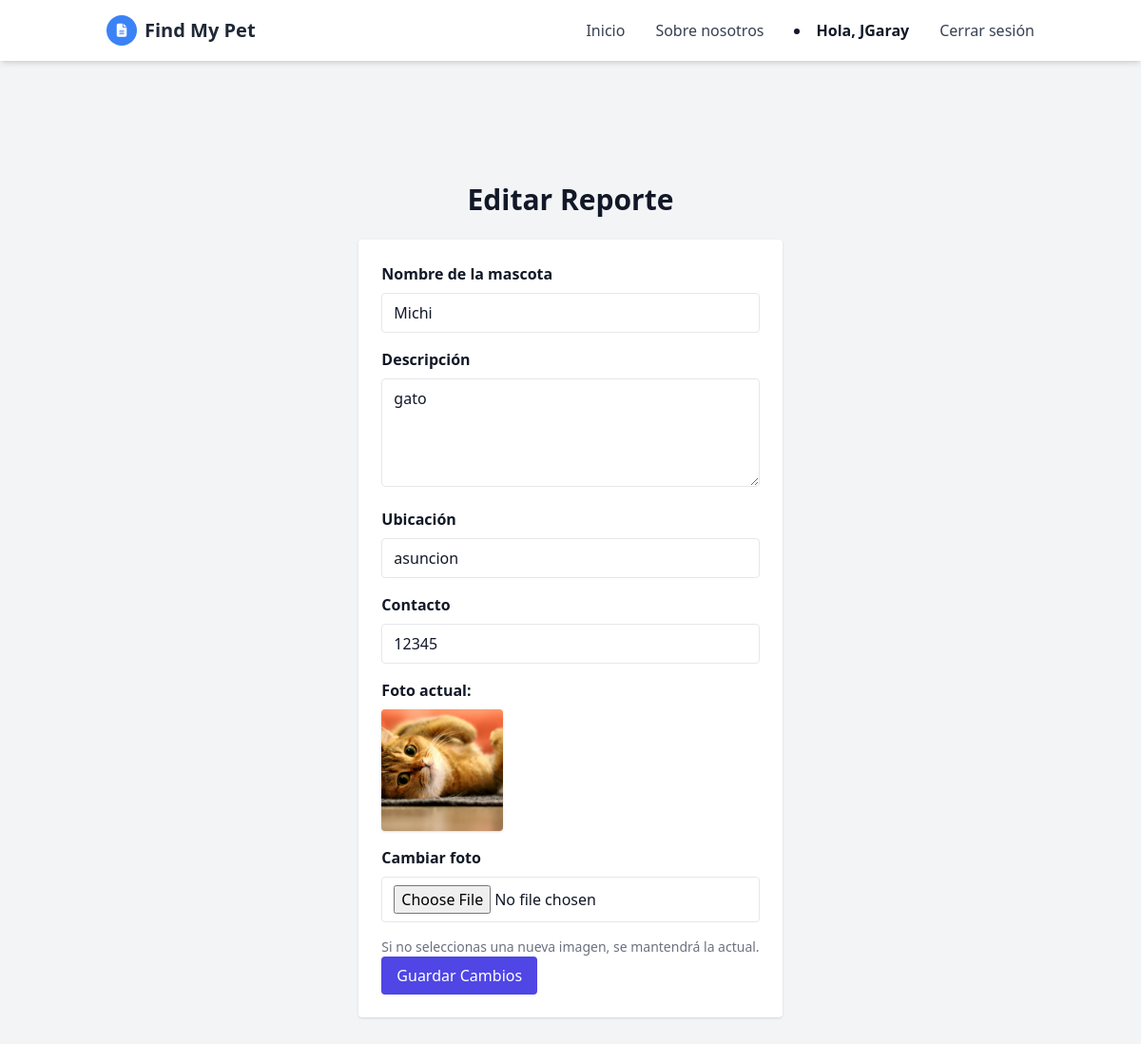
The page /editar/1 (signed in) on the database its author committed.
### app.py (models this page shows)
class Mascotas(db.Model):
    id = db.Column(db.Integer, primary_key=True)  # ID único
    nombre_animal = db.Column(db.String(100), nullable=False)  # Nombre de la mascota
    descripcion_animal = db.Column(db.Text, nullable=True)  # Descripción opcional
    ubicacion_animal = db.Column(db.Text, nullable=True)  # Ubicación donde se perdió
    contacto_animal = db.Column(db.String(20), nullable=True)  # Contacto del dueño
    foto_animal = db.Column(db.String(100), nullable=True)  # Nombre de archivo de la foto
    estado_animal = db.Column(db.String(20), default="pendiente")  # Estado: pendiente, aprobado, rechazado
    motivo_rechazo = db.Column(db.Text, nullable=True)  # Solo si fue rechazado
    aprobado = db.Column(db.Boolean, default=False)  # Flag de aprobación admin
    user_id = db.Column(db.Integer, db.ForeignKey('usuario.id'), nullable=False)  # Relación con usuario

### app.py (the view, shortened to what this page needs)
@app.route("/editar/<int:id>", methods=["GET", "POST"])
def editar_reporte(id):
    if not session.get("user_id"):
        return redirect(url_for("login"))
    reporte = Mascotas.query.get_or_404(id)
    if reporte.user_id != session["user_id"]:
        return "No autorizado", 403
    return render_template("editar_reporte.html", reporte=reporte)

### templates/editar_reporte.html (shortened to what this page needs)
<!DOCTYPE html>
<html lang="es">
<head>
    <script src="https://cdn.tailwindcss.com"></script>
    <script src="https://cdn.tailwindcss.com"></script>
    <link rel="stylesheet" href="https://cdnjs.cloudflare.com/ajax/libs/font-awesome/6.4.0/css/all.min.css">
</head>
<body class="bg-gray-50 text-gray-900 font-sans">
    <header class="bg-white shadow-md sticky top-0 z-50">
        <nav class="container mx-auto px-6 py-4">
            <div class="flex justify-between items-center">
                <body class="bg-gray-100">
                <div class="flex items-center space-x-2">
                    <div class="w-8 h-8 bg-primary rounded-full flex items-center justify-center">
                        <i class="fas fa-file-alt text-white text-sm"></i>
                    </div>
                    <span class="text-xl font-bold text-gray-800">Find My Pet</span>
                </div>
                <div class="hidden md:flex space-x-8">
                    <a href="{{ url_for('index') }}" class="text-gray-700 hover:text-primary transition-colors duration-300">Inicio</a>
                    <a href="{{ url_for('sobre_nosotros') }}" class="text-gray-700 hover:text-primary transition-colors duration-300">Sobre nosotros</a>
                    {% if session.get('usuario') %}
                        <li class="font-semibold">Hola, {{ session['usuario'] }}</li>
                        <a href="{{ url_for('logout') }}" class="text-gray-700 hover:text-primary transition-colors duration-300">Cerrar sesión</a>
                    {% else %}
                        <a href="{{ url_for('login') }}" class="text-gray-700 hover:text-primary transition-colors duration-300">Iniciar sesión</a>
                    {% endif %}
                </div>
            </div>
        </nav>
    </header>
    <div class="bg-gray-100 flex items-center justify-center min-h-screen">
        <div>
            <h1 class="text-3xl font-bold mb-6 text-center">Editar Reporte</h1>
            <form method="POST" class="max-w-lg bg-white p-6 rounded shadow" enctype="multipart/form-data">
                <label class="block mb-2 font-semibold" for="nombre">Nombre de la mascota</label>
                <input id="nombre" name="nombre" type="text" value="{{ reporte.nombre_animal }}" required
                    class="w-full border px-3 py-2 rounded mb-4" />
                <label class="block mb-2 font-semibold" for="descripcion">Descripción</label>
                <textarea id="descripcion" name="descripcion" rows="4" class="w-full border px-3 py-2 rounded mb-4">{{ reporte.descripcion_animal }}</textarea>
                <label class="block mb-2 font-semibold" for="ubicacion">Ubicación</label>
                <input id="ubicacion" name="ubicacion" type="text" value="{{ reporte.ubicacion_animal }}"
                    class="w-full border px-3 py-2 rounded mb-4" />
                <label class="block mb-2 font-semibold" for="contacto">Contacto</label>
                <input id="contacto" name="contacto" type="text" value="{{ reporte.contacto_animal }}"
                    class="w-full border px-3 py-2 rounded mb-4" />
                {% if reporte.foto_animal %}
                <div class="mb-4">
                    <p class="font-semibold mb-2">Foto actual:</p>
                    <img src="{{ url_for('static', filename='uploads/' + reporte.foto_animal) }}"
                        alt="Foto actual de {{ reporte.nombre_animal }}"
                        class="w-32 h-32 object-cover rounded shadow">
                </div>
                {% endif %}
                <label class="block mb-2 font-semibold" for="foto">Cambiar foto</label>
                <input id="foto" name="foto" type="file" accept="image/*"
                    class="w-full border px-3 py-2 rounded mb-4 bg-white" />
                <p class="text-sm text-gray-500">Si no seleccionas una nueva imagen, se mantendrá la actual.</p>
                <button type="submit" class="bg-indigo-600 text-white px-4 py-2 rounded hover:bg-indigo-700">Guardar Cambios</button>
            </form>
        </div>
    </div>
</body>
</html>

### rows shown on the page
Mascotas: nombre "Michi", descripcion "gato", ubicacion "asuncion", contacto "12345", foto_animal (picture)

### other values the page prints
{{ session['usuario'] }} "JGaray"
